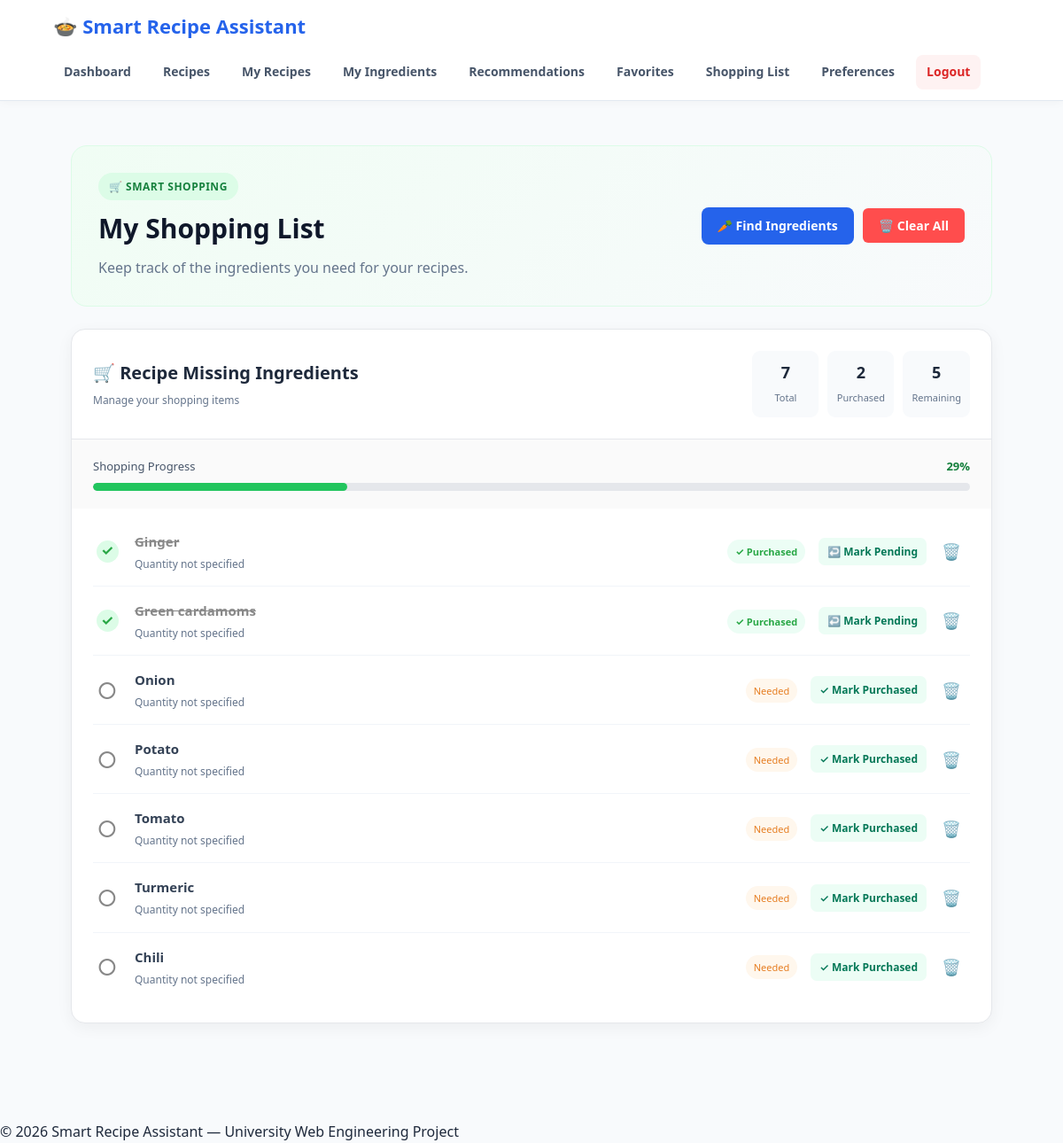
/shopping-list (signed in), run on the app's committed database.
### tables this page shows
CREATE TABLE Shopping_List (
            ShoppingListID INTEGER PRIMARY KEY AUTOINCREMENT,
            UserID INTEGER NOT NULL,
            IngredientID INTEGER NOT NULL,
            Quantity REAL,
            Unit TEXT, Status TEXT DEFAULT 'Pending',
            FOREIGN KEY (UserID) REFERENCES Users (UserID),
            FOREIGN KEY (IngredientID) REFERENCES Ingredients (IngredientID)
        );

CREATE TABLE Ingredients (
    IngredientID INTEGER PRIMARY KEY AUTOINCREMENT,
    Name TEXT NOT NULL UNIQUE,
    Category TEXT
);

### app.py (the view)
@app.route("/shopping-list")
def shopping_list():
    if "user_id" not in session:
        return redirect(url_for("login"))
    user_id = session["user_id"]
    connection = get_db_connection()
    connection.execute("""
        CREATE TABLE IF NOT EXISTS Shopping_List (
            ShoppingListID INTEGER PRIMARY KEY AUTOINCREMENT,
            UserID INTEGER NOT NULL,
            IngredientID INTEGER NOT NULL,
            Quantity REAL,
            Unit TEXT,
            Status TEXT DEFAULT 'Pending'
        )
    """)
    try:
        connection.execute("ALTER TABLE Shopping_List ADD COLUMN Status TEXT DEFAULT 'Pending'")
        connection.commit()
    except Exception:
        pass # কলামটি ইতোমধ্যে থাকলে এরর এড়িয়ে যাবে
    shopping_items = connection.execute("""
        SELECT
            sl.ShoppingListID,
            i.Name,
            sl.Quantity,
            sl.Unit,
            sl.Status
        FROM Shopping_List sl
        JOIN Ingredients i ON sl.IngredientID = i.IngredientID
        WHERE sl.UserID = ?
    """, (user_id,)).fetchall()
    connection.close()
    return render_template("shopping_list.html", items=shopping_items)

### database.py (called while the page is built)
def get_db_connection():
    connection = sqlite3.connect(DATABASE)
    connection.row_factory = sqlite3.Row
    connection.execute("PRAGMA foreign_keys = ON")
    return connection

### templates/shopping_list.html (shortened to what this page needs)
{% extends "base.html" %}
{% block content %}
<div class="container shopping-page">
    <div class="shopping-header">
        <div>
            <span class="shopping-label">
                🛒 SMART SHOPPING
            </span>
            <h1>
                My Shopping List
            </h1>
            <p>
                Keep track of the ingredients you need for your recipes.
            </p>
        </div>
        <div style="display: flex; gap: 10px; align-items: center;">
            <a href="{{ url_for('ingredient_recommendations') }}" class="btn btn-primary">
                🥕 Find Ingredients
            </a>
            {% if items %}
            <form action="{{ url_for('clear_shopping_list') }}" method="POST" onsubmit="return confirm('Are you sure you want to clear all items?');">
                <button type="submit" class="btn btn-danger" style="background-color: #ff4d4d; color: white; border: none; padding: 10px 18px; border-radius: 6px; cursor: pointer; font-weight: bold;">
                    🗑️ Clear All
                </button>
            </form>
            {% endif %}
        </div>
    </div>
    {% if items %}
    {% set purchased_items = items | selectattr('Status', 'equalto', 'Purchased') | list %}
    {% set total_items = items|length %}
    {% set purchased_count = purchased_items|length %}
    {% if total_items > 0 %}
        {% set progress = ((purchased_count / total_items) * 100)|round|int %}
    {% else %}
        {% set progress = 0 %}
    {% endif %}
    <div class="shopping-list-card" style="margin-bottom: 30px;">
        <div class="shopping-list-header">
            <div>
                <h2>
                    🛒 Recipe Missing Ingredients
                </h2>
                <p>
                    Manage your shopping items
                </p>
            </div>
            <div class="shopping-summary">
                <div class="shopping-stat">
                    <strong>{{ total_items }}</strong>
                    <span>Total</span>
                </div>
                <div class="shopping-stat">
                    <strong>{{ purchased_count }}</strong>
                    <span>Purchased</span>
                </div>
                <div class="shopping-stat">
                    <strong>{{ total_items - purchased_count }}</strong>
                    <span>Remaining</span>
                </div>
            </div>
        </div>
        <div class="shopping-progress-section">
            <div class="shopping-progress-top">
                <span>Shopping Progress</span>
                <strong>{{ progress }}%</strong>
            </div>
            <div class="shopping-progress">
                <div class="shopping-progress-bar" style="width: {{ progress }}%;"></div>
            </div>
        </div>
        <div class="shopping-items">
            {% for item in items %}
            {% set is_purchased = (item['Status'] == 'Purchased') %}
            <div class="shopping-item {% if is_purchased %} purchased {% endif %}">
                <div class="shopping-item-check">
                    {% if is_purchased %}
                        <span class="purchased-icon" style="color: #28a745; font-weight: bold;">✓</span>
                    {% else %}
                        <span class="remaining-icon" style="color: #888;">○</span>
                    {% endif %}
                </div>
                <div class="shopping-item-info">
                    <h3 {% if is_purchased %}style="text-decoration: line-through; color: #888;"{% endif %}>
                        {{ item['Name'] }}
                    </h3>
                    {% if item['Quantity'] %}
                        <p>
                            {{ item['Quantity'] }}
                            {% if item['Unit'] %}
                                {{ item['Unit'] }}
                            {% endif %}
                        </p>
                    {% else %}
                        <p>Quantity not specified</p>
                    {% endif %}
                </div>
                <div class="shopping-item-status">
                    {% if is_purchased %}
                        <span class="status-purchased" style="color: #28a745; font-weight: bold;">
                            ✓ Purchased
                        </span>
                    {% else %}
                        <span class="status-remaining" style="color: #e67e22; font-weight: 500;">
                            Needed
                        </span>
                    {% endif %}
                </div>
                <div class="shopping-item-actions">
                    <form method="POST" action="{{ url_for('toggle_purchased', item_id=item['ShoppingListID']) }}">
                        <button type="submit" class="shopping-action purchase-action" style="cursor: pointer;">
                            {% if is_purchased %}
                                ↩️ Mark Pending
                            {% else %}
                                ✓ Mark Purchased
                            {% endif %}
                        </button>
                    </form>
                    <form method="POST" action="{{ url_for('delete_shopping_item', item_id=item['ShoppingListID']) }}">
                        <button type="submit" class="shopping-action delete-action" style="cursor: pointer; background: none; border: none; font-size: 1.1rem;">
                            🗑️
                        </button>
                    </form>
                </div>
            </div>
            {% endfor %}
        </div>
    </div>
    {% endif %}
</div>
{% endblock %}

### static/css/style.css (style rules this page uses)
* { margin: 0; padding: 0; box-sizing: border-box; }
html { scroll-behavior: smooth; }
body { font-family: 'Segoe UI', -apple-system, BlinkMacSystemFont, Roboto, Helvetica, Arial, sans-serif; background-color: #f8fafc; color: #1e293b; line-height: 1.6; display: flex; flex-direction: column; min-height: 100vh; }
a { text-decoration: none; color: inherit; }
button, input, select, textarea { font-family: inherit; }
.container { width: 90%; max-width: 1200px; margin: 0 auto; }
h1 { font-size: 28px; color: #0f172a; margin-bottom: 10px; }
h2 { font-size: 22px; color: #1e293b; margin-bottom: 12px; }
h3 { font-size: 18px; color: #334155; margin-bottom: 8px; }
button, .btn { border: none; border-radius: 8px; padding: 10px 18px; background-color: #2563eb; color: #ffffff; cursor: pointer; font-weight: 600; font-size: 14px; display: inline-block; transition: all 0.2s ease; text-align: center; }
.btn-danger { background-color: #dc2626; }
.container { max-width: 1200px; margin: 0 auto; padding: 20px; }
.shopping-page { padding-bottom: 50px; }
.shopping-header { display: flex; justify-content: space-between; align-items: center; gap: 20px; margin-bottom: 25px; padding: 30px; border-radius: 18px; background: linear-gradient( 135deg, #f0fdf4, #f8fafc ); border: 1px solid #dcfce7; }
.shopping-header h1 { margin: 8px 0; font-size: 30px; }
.shopping-header p { margin: 0; color: #64748b; }
.shopping-label { display: inline-block; padding: 6px 12px; border-radius: 20px; background: #dcfce7; color: #15803d; font-size: 12px; font-weight: 700; letter-spacing: .5px; }
.shopping-list-card { background: white; border: 1px solid #e5e7eb; border-radius: 16px; margin-bottom: 25px; overflow: hidden; box-shadow: 0 5px 18px rgba(0,0,0,.05); }
.shopping-list-header { display: flex; justify-content: space-between; align-items: center; gap: 20px; padding: 24px; border-bottom: 1px solid #e5e7eb; }
.shopping-list-header h2 { margin: 0; font-size: 20px; }
.shopping-list-header p { margin: 5px 0 0; color: #64748b; font-size: 12px; }
.shopping-summary { display: flex; gap: 10px; }
.shopping-stat { min-width: 75px; padding: 10px; text-align: center; background: #f8fafc; border-radius: 9px; }
.shopping-stat strong { display: block; font-size: 18px; }
.shopping-stat span { color: #64748b; font-size: 11px; }
.shopping-progress-section { padding: 20px 24px; background: #fafafa; }
.shopping-progress-top { display: flex; justify-content: space-between; margin-bottom: 8px; font-size: 13px; color: #475569; }
.shopping-progress-top strong { color: #15803d; }
.shopping-progress { width: 100%; height: 9px; background: #e5e7eb; border-radius: 20px; overflow: hidden; }
.shopping-progress-bar { height: 100%; background: #22c55e; border-radius: 20px; transition: width .3s ease; }
.shopping-items { padding: 10px 24px 24px; }
.shopping-item { display: flex; align-items: center; gap: 15px; padding: 15px 0; border-bottom: 1px solid #f1f5f9; }
.shopping-item:last-child { border-bottom: none; }
.shopping-item-check { width: 32px; text-align: center; flex-shrink: 0; }
.purchased-icon { display: inline-flex; width: 25px; height: 25px; align-items: center; justify-content: center; border-radius: 50%; background: #dcfce7; color: #15803d; font-weight: bold; }
.remaining-icon { font-size: 25px; color: #94a3b8; }
.shopping-item-info { flex: 1; }
.shopping-item-info h3 { margin: 0; font-size: 15px; }
.shopping-item-info p { margin: 4px 0 0; color: #64748b; font-size: 12px; }
.shopping-item.purchased .shopping-item-info h3 { text-decoration: line-through; color: #94a3b8; }
.status-purchased, .status-remaining { padding: 6px 9px; border-radius: 15px; font-size: 11px; font-weight: 600; }
.status-purchased { background: #ecfdf5; color: #047857; }
.status-remaining { background: #fff7ed; color: #c2410c; }
.shopping-item-actions { display: flex; align-items: center; gap: 7px; }
.shopping-action { border: none; cursor: pointer; border-radius: 7px; padding: 7px 10px; font-size: 12px; }
.purchase-action { background: #ecfdf5; color: #047857; }
.delete-action { background: #fef2f2; color: #dc2626; }

### data on the page
Shopping_List: Name "Ginger", shows "✓ Purchased", shows "↩️ Mark Pending"
Shopping_List: Name "Green cardamoms", shows "✓ Purchased", shows "↩️ Mark Pending"
Shopping_List: Name "Onion", shows "Needed", shows "✓ Mark Purchased"
Shopping_List: Name "Potato", shows "Needed", shows "✓ Mark Purchased"
Shopping_List: Name "Tomato", shows "Needed", shows "✓ Mark Purchased"
Shopping_List: Name "Turmeric", shows "Needed", shows "✓ Mark Purchased"
Shopping_List: Name "Chili", shows "Needed", shows "✓ Mark Purchased"

### other printed values
{{ total_items }} "7"
{{ purchased_count }} "2"
{{ total_items - purchased_count }} "5"
{{ progress }} "29"
